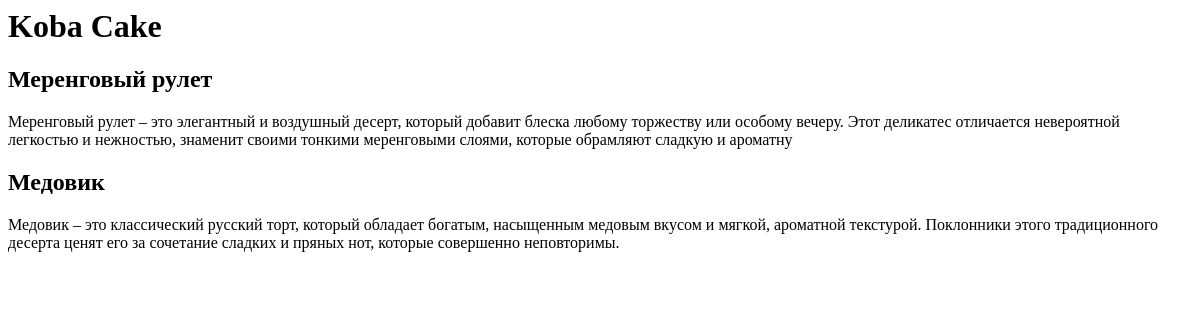
Before: / with the older database file.
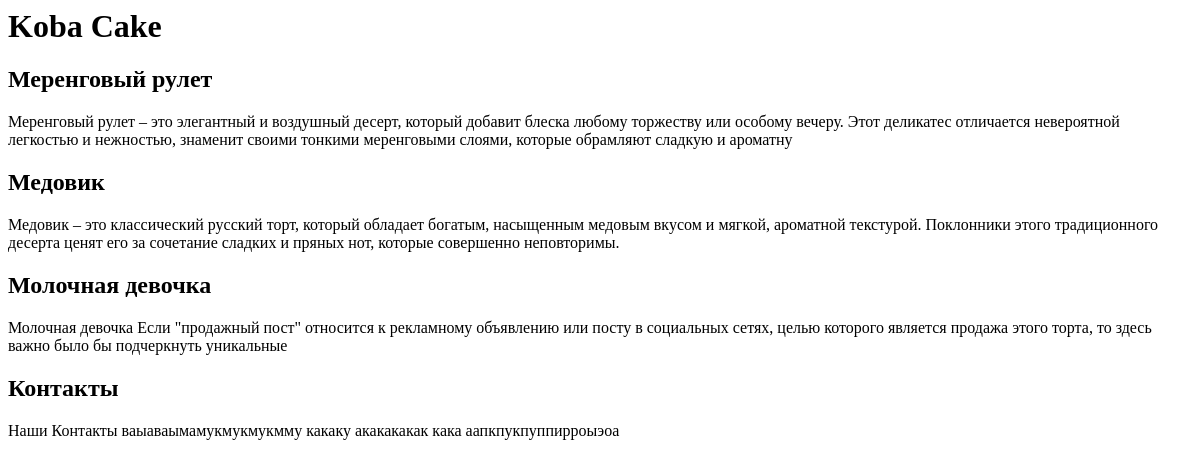
After: the same page with the newer database file.
### blog/models.py (models this page shows)
class Article(models.Model):
    title = models.CharField(max_length=255)
    summary = models.CharField(max_length=255)
    full_text = models.TextField()
    category = models.CharField(max_length=255)
    pubdate = models.DateTimeField()

### blog/views.py (the view)
# urls.py: path('', views.home_page),
def home_page(request):
    articles = Article.objects.all()
    context = {'articles': articles}
    return render(request, 'home_page.html', context)

### blog/templates/home_page.html (shortened to what this page needs)
<html>
    <h1>Koba Cake</h1>
    <div class="article_list">
        {% for article in articles %}
            <div class=""aricle>
                <h2 class="article-title">{{ article.title }}</h2>
                <p class="article-summary">{{ article.summary }}</p>
            </div>
        {% endfor %}
    </div>
</html>

Changed rows visible on the page:
added Article: title "Молочная девочка", summary "Молочная девочка Если \"продажный пост\" относится к рекламному объявлению или посту в социальных сетях, целью которого является продажа этого торта, то здесь важно было бы подчеркнуть уникальные"
added Article: title "Контакты", summary "Наши Контакты ваыаваымамукмукмукмму какаку акакакакак кака аапкпукпуппирроыэоа"
